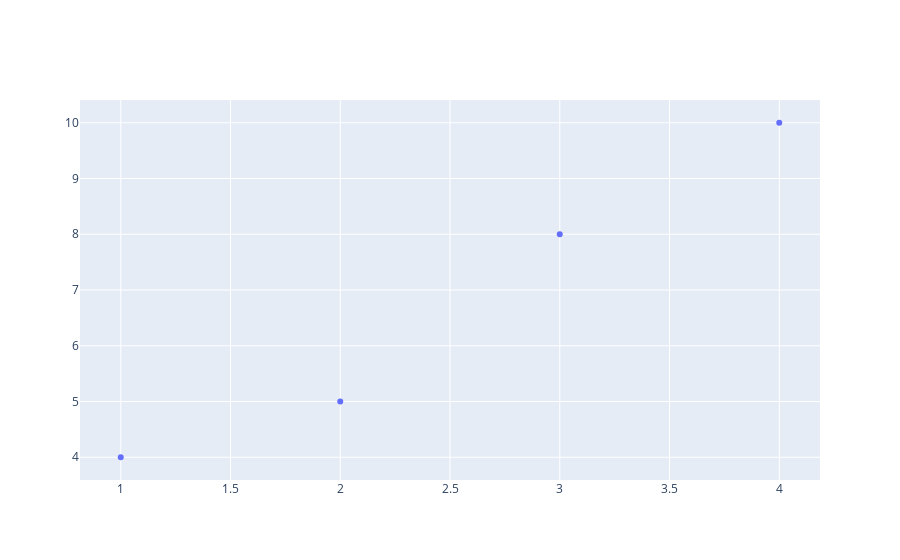

Here is the notebook cell this chart was saved with:
### Code cell
fig = go.Figure(go.Scatter(x=x, y=y, mode = "markers"))
fig.show()

### Figure 1 — Plotly figure (JSON) as saved in the notebook; plotly's stock layout.template omitted (floating-point values rounded to 4 significant figures)
{"data": [{"mode": "markers", "type": "scatter", "x": [1, 2, 3, 4], "y": [4, 5, 8, 10]}], "layout": {}}
